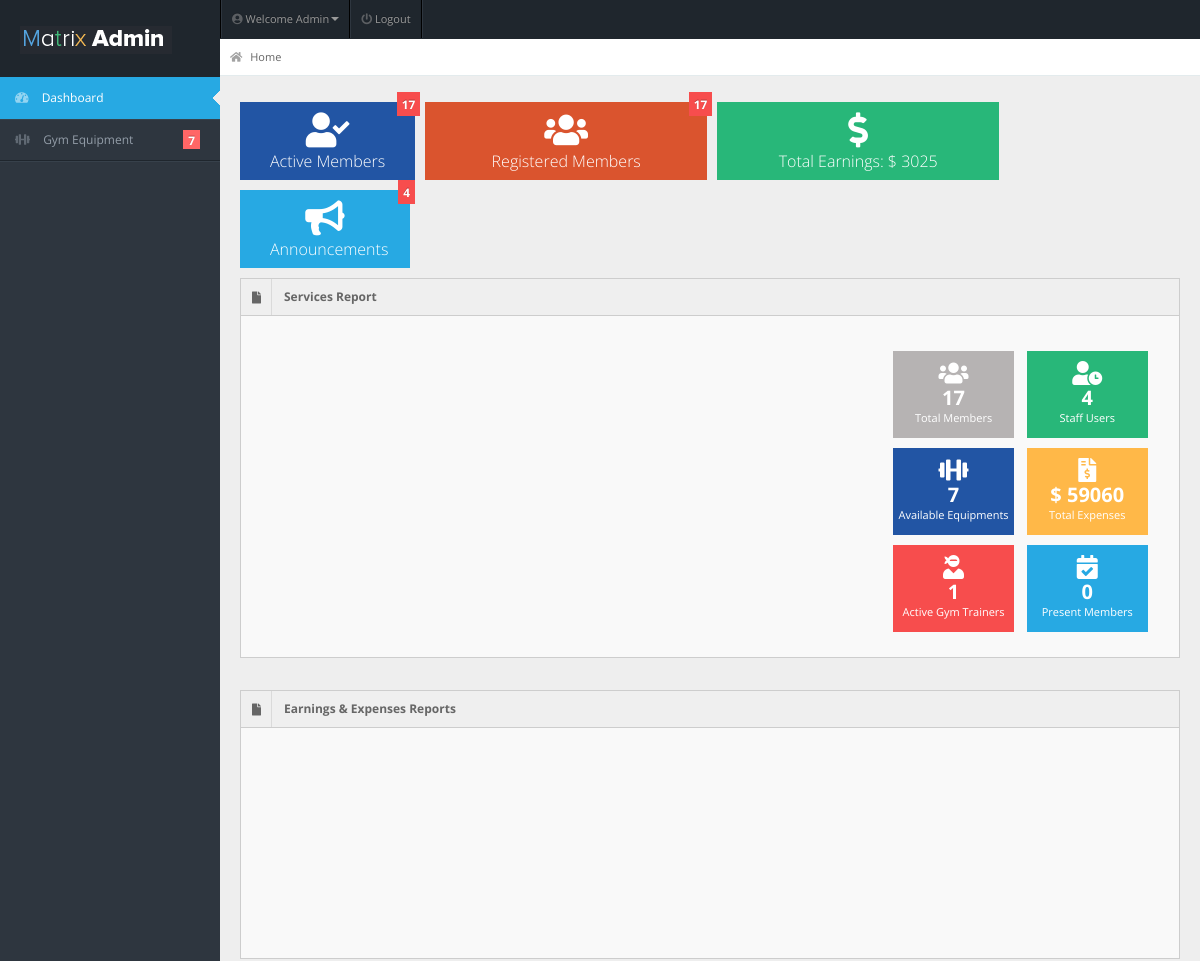
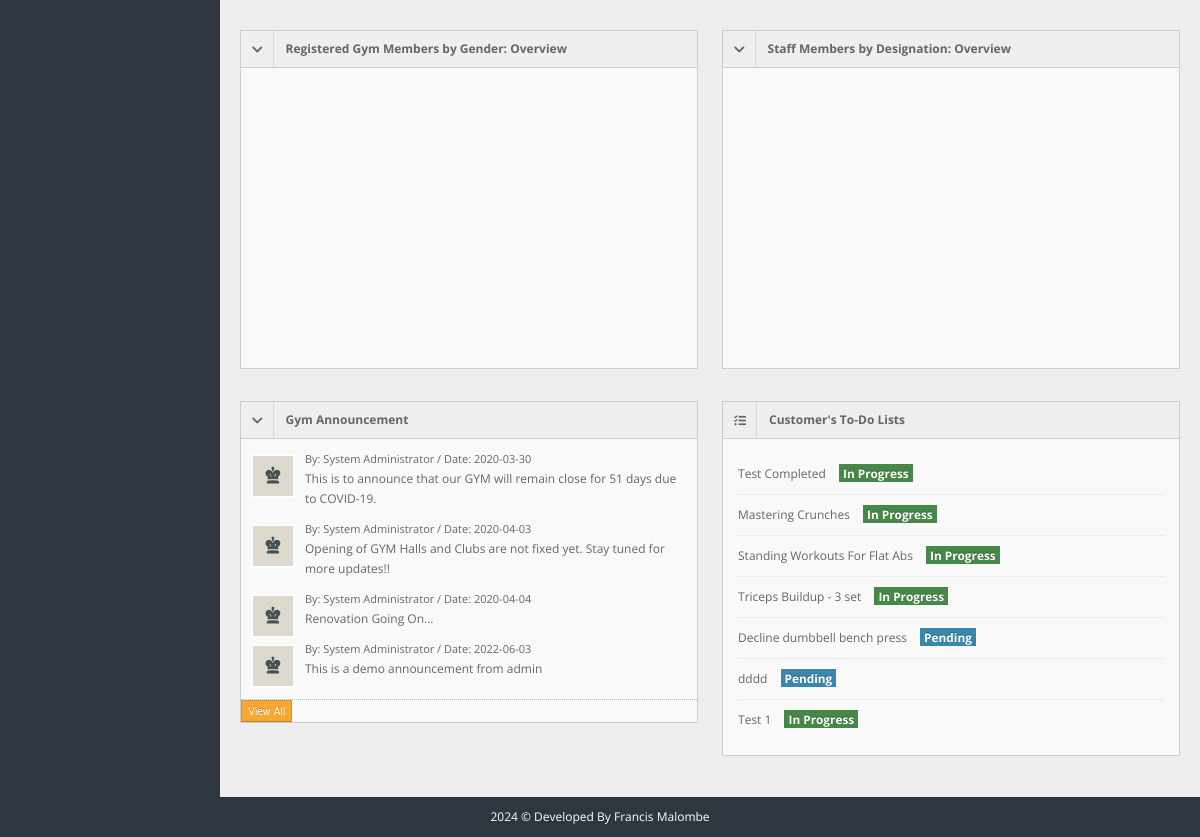
Screenshot of /admin/index.php (signed in) with the database file from the repository (2 pictures, top to bottom).
### tables this page shows
CREATE TABLE `announcements` (
  `id` int(11) NOT NULL,
  `message` varchar(100) NOT NULL,
  `date` date NOT NULL
);

CREATE TABLE `todo` (
  `id` int(11) NOT NULL,
  `task_status` varchar(50) NOT NULL,
  `task_desc` varchar(30) NOT NULL,
  `user_id` int(11) NOT NULL
);

### admin/index.php (the view, shortened to what this page needs)
<!DOCTYPE html>
<html lang="en">
<head>
<link rel="stylesheet" href="../css/bootstrap.min.css" />
<link rel="stylesheet" href="../css/bootstrap-responsive.min.css" />
<link rel="stylesheet" href="../css/fullcalendar.css" />
<link rel="stylesheet" href="../css/matrix-style.css" />
<link rel="stylesheet" href="../css/matrix-media.css" />
<link href="../font-awesome/css/all.css" rel="stylesheet" />
<link href="../font-awesome/css/fontawesome.css" rel="stylesheet" />
<link rel="stylesheet" href="../css/jquery.gritter.css" />
</head>
<body>
<div id="header">
  <h1><a href="dashboard.html">Gym Admin</a></h1>
</div>
<?php include 'includes/topheader.php'?>
  <?php $page='dashboard'; include 'includes/sidebar.php'?>
<div id="content">
  <div id="content-header">
    <div id="breadcrumb"> <a href="index.php" title="You're right here" class="tip-bottom"><i class="fa fa-home"></i> Home</a></div>
  </div>
  <div class="container-fluid">
    <div class="quick-actions_homepage">
      <ul class="quick-actions">
        <li class="bg_ls span"> <a href="index.php" style="font-size: 16px;"> <i class="fas fa-user-check"></i> <span class="label label-important"><?php include'actions/dashboard-activecount.php'?></span> Active Members </a> </li>
        <li class="bg_lo span3"> <a href="members.php" style="font-size: 16px;"> <i class="fas fa-users"></i></i><span class="label label-important"><?php include'dashboard-usercount.php'?></span> Registered Members</a> </li>
        <li class="bg_lg span3"> <a href="payment.php" style="font-size: 16px;"> <i class="fa fa-dollar-sign"></i> Total Earnings: $<?php include'income-count.php' ?></a> </li>
        <li class="bg_lb span2"> <a href="announcement.php" style="font-size: 16px;"> <i class="fas fa-bullhorn"></i><span class="label label-important"><?php include'actions/count-announcements.php'?></span>Announcements </a> </li>
      </ul>
    </div>
    <div class="row-fluid">
      <div class="widget-box">
        <div class="widget-title bg_lg"><span class="icon"><i class="fas fa-file"></i></span>
          <h5>Services Report</h5>
        </div>
        <div class="widget-content" >
          <div class="row-fluid">
            <div class="span8">
              <div id="top_x_div" style="width: 700px; height: 290px;"></div>
            </div>
            <div class="span4">
              <ul class="site-stats">
                <li class="bg_lh"><i class="fas fa-users"></i> <strong><?php include 'dashboard-usercount.php';?></strong> <small>Total Members</small></li>
                <li class="bg_lg"><i class="fas fa-user-clock"></i> <strong><?php include 'actions/dashboard-staff-count.php';?></strong> <small>Staff Users</small></li>
                <li class="bg_ls"><i class="fas fa-dumbbell"></i> <strong><?php include 'actions/count-equipments.php';?></strong> <small>Available Equipments</small></li>
                <li class="bg_ly"><i class="fas fa-file-invoice-dollar"></i> <strong>$<?php include 'actions/total-exp.php';?></strong> <small>Total Expenses</small></li>
                <li class="bg_lr"><i class="fas fa-user-ninja"></i> <strong><?php include 'actions/count-trainers.php';?></strong> <small>Active Gym Trainers</small></li>
                <li class="bg_lb"><i class="fas fa-calendar-check"></i> <strong><?php include 'actions/count-attendance.php';?></strong> <small>Present Members</small></li>
              </ul>
            </div>
          </div>
        </div>
      </div>
    </div>
    <div class="row-fluid">
      <div class="widget-box">
        <div class="widget-title bg_lg"><span class="icon"><i class="fas fa-file"></i></span>
          <h5>Earnings & Expenses Reports</h5>
        </div>
        <div class="widget-content" >
          <div class="row-fluid">
            <div class="span12">
              <div id="top_y_div" style="width: 700px; height: 180px;"></div>
            </div>
          </div>
        </div>
      </div>
    </div>
    <div class="row-fluid">
      <div class="span6">
        <div class="widget-box">
          <div class="widget-title bg_ly" data-toggle="collapse" href="#collapseG2"><span class="icon"><i class="fas fa-chevron-down"></i></span>
            <h5>Registered Gym Members by Gender: Overview</h5>
          </div>
          <div class="widget-content nopadding collapse in" id="collapseG2">
            <ul class="recent-posts">
              <div id="donutchart" style="width: 600px; height: 300px;"></div>
            </ul>
          </div>
        </div>
      </div>
      <div class="span6">
        <div class="widget-box">
          <div class="widget-title bg_ly" data-toggle="collapse" href="#collapseG2"><span class="icon"><i class="fas fa-chevron-down"></i></span>
            <h5>Staff Members by Designation: Overview</h5>
          </div>
          <div class="widget-content nopadding collapse in" id="collapseG2">
            <ul class="recent-posts">
            <div id="donutchart2022" style="width: 600px; height: 300px;"></div>
            </ul>
          </div>
        </div>
      </div>
      </div>
    <div class="row-fluid">
      <div class="span6">
        <div class="widget-box">
          <div class="widget-title bg_ly" data-toggle="collapse" href="#collapseG2"><span class="icon"><i class="fas fa-chevron-down"></i></span>
            <h5>Gym Announcement</h5>
          </div>
          <div class="widget-content nopadding collapse in" id="collapseG2">
            <ul class="recent-posts">
              <li>
              <?php
                include "../dbcon.php";
                $qry="SELECT * FROM announcements";
                $result=mysqli_query($con,$qry);
                while($row=mysqli_fetch_array($result)){
                  echo"<div class='user-thumb'> <img width='70' height='40' alt='User' src='../img/demo/av1.jpg'> </div>";
                  echo"<div class='article-post'>";
                  echo"<span class='user-info'> By: System Administrator / Date: ".$row['date']." </span>";
                  echo"<p><a href='#'>".$row['message']."</a> </p>";
                }
                echo"</div>";
                echo"</li>";
              ?>
              <a href="manage-announcement.php"><button class="btn btn-warning btn-mini">View All</button></a>
            </ul>
          </div>
        </div>
      </div>
      <div class="span6">
      <div class="widget-box">
          <div class="widget-title"> <span class="icon"><i class="fas fa-tasks"></i></span>
            <h5>Customer's To-Do Lists</h5>
          </div>
          <div class="widget-content">
            <div class="todo">
              <ul>
              <?php
                include "../dbcon.php";
                $qry="SELECT * FROM todo";
                $result=mysqli_query($con,$qry);
                while($row=mysqli_fetch_array($result)){ ?>
                <li class='clearfix'>
                    <div class='txt'> <?php echo $row["task_desc"]?> <?php if ($row["task_status"] == "Pending") { echo '<span class="by label label-info">Pending</span>';} else { echo '<span class="by label label-success">In Progress</span>'; }?></div>
               <?php }
                echo"</li>";
              echo"</ul>";
              ?>
            </div>
          </div>
        </div>
                </div>
      </div>
    </div>
  </div>
<div class="row-fluid">
  <div id="footer" class="span12"> <?php echo date("Y");?> &copy; Developed By Francis Malombe</a> </div>
</div>
</body>
</html>

### css/matrix-media.css (style rules this page uses)
body { background:#2E363F; }
#header { background-color: #1f262d; margin-top:10px; }

### admin/index.php (style rules this page uses)
#footer { color: white; }

### rows the page displays
announcements: date "2020-03-30", message "This is to announce that our GYM will remain close for 51 days due to COVID-19."
announcements: date "2020-04-03", message "Opening of GYM Halls and Clubs are not fixed yet. Stay tuned for more updates!!"
announcements: date "2020-04-04", message "Renovation Going On..."
announcements: date "2022-06-03", message "This is a demo announcement from admin"
todo: task_desc "Test Completed", task_status "In Progress"
todo: task_desc "Mastering Crunches", task_status "In Progress"
todo: task_desc "Standing Workouts For Flat Abs", task_status "In Progress"
todo: task_desc "Triceps Buildup - 3 set", task_status "In Progress"
todo: task_desc "Decline dumbbell bench press", task_status "Pending"
todo: task_desc "dddd", task_status "Pending"
todo: task_desc "Test 1", task_status "In Progress"

### other values shown
$query->num_rows "7"
$query->num_rows "17"
$query->num_rows "17 17"
$row_amountsum['SUM( amount)'] "3025"
$query->num_rows "4"
$row_amountsum['SUM( amount)'] "59060"
$query->num_rows "1"
$query->num_rows "0"
